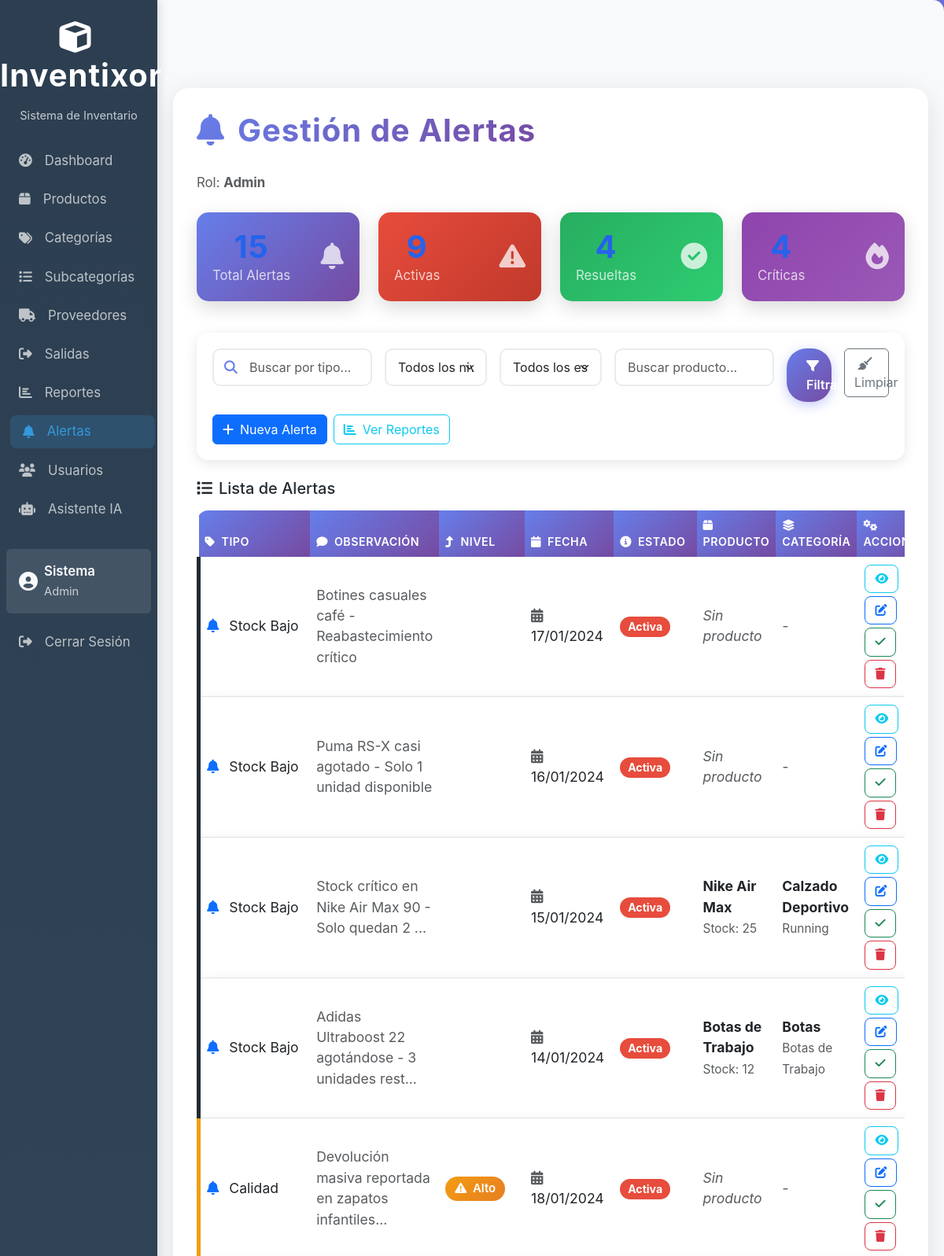
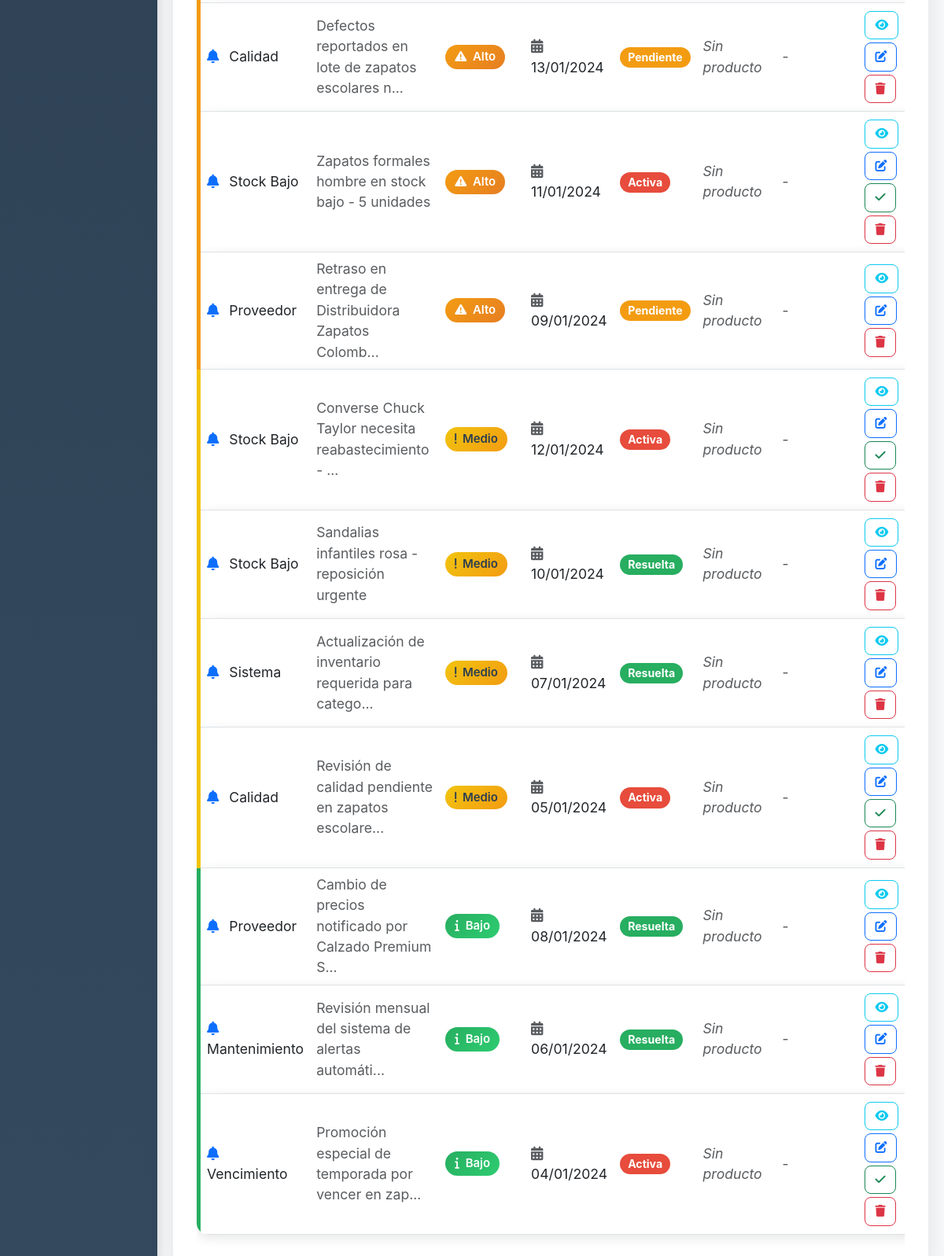
Screenshot of /alertas.php (signed in) with the database file from the repository (2 pictures, top to bottom).
### tables this page shows
CREATE TABLE Alertas (
    id_alerta INT AUTO_INCREMENT PRIMARY KEY,
    tipo_alerta VARCHAR(100) NOT NULL,
    observacion VARCHAR(255),
    nivel_alerta VARCHAR(50) DEFAULT 'media',
    fecha_generacion TIMESTAMP DEFAULT CURRENT_TIMESTAMP,
    estado VARCHAR(20) DEFAULT 'pendiente',
    id_prod INT,
    resuelto_por BIGINT NULL,
    fecha_resolucion TIMESTAMP NULL,
    FOREIGN KEY (id_prod) REFERENCES Productos(id_prod),
    FOREIGN KEY (resuelto_por) REFERENCES Users(num_doc),
    INDEX idx_estado (estado),
    INDEX idx_tipo (tipo_alerta),
    INDEX idx_fecha (fecha_generacion)
);

CREATE TABLE Productos (
    id_prod INT AUTO_INCREMENT PRIMARY KEY,
    nombre VARCHAR(100) NOT NULL,
    modelo VARCHAR(100),
    talla VARCHAR(50),
    color VARCHAR(50),
    stock INT DEFAULT 0,
    stock_minimo INT DEFAULT 10,
    precio_unitario DECIMAL(10,2) DEFAULT 0.00,
    fecha_ing DATE DEFAULT (CURDATE()),
    material VARCHAR(100),
    descripcion TEXT,
    id_subcg INT NOT NULL,
    id_nit INT NOT NULL,
    num_doc BIGINT NOT NULL,
    activo BOOLEAN DEFAULT TRUE,
    FOREIGN KEY (id_subcg) REFERENCES Subcategoria(id_subcg),
    FOREIGN KEY (id_nit) REFERENCES Proveedores(id_nit),
    FOREIGN KEY (num_doc) REFERENCES Users(num_doc),
    INDEX idx_nombre (nombre),
    INDEX idx_stock (stock),
    INDEX idx_subcategoria (id_subcg)
);

CREATE TABLE Categoria (
    id_categ INT AUTO_INCREMENT PRIMARY KEY,
    nombre VARCHAR(100) NOT NULL UNIQUE,
    descripcion VARCHAR(255),
    activo BOOLEAN DEFAULT TRUE,
    fecha_creacion TIMESTAMP DEFAULT CURRENT_TIMESTAMP
);

CREATE TABLE Subcategoria (
    id_subcg INT AUTO_INCREMENT PRIMARY KEY,
    nombre VARCHAR(100) NOT NULL,
    descripcion VARCHAR(255),
    id_categ INT NOT NULL,
    activo BOOLEAN DEFAULT TRUE,
    fecha_creacion TIMESTAMP DEFAULT CURRENT_TIMESTAMP,
    FOREIGN KEY (id_categ) REFERENCES Categoria(id_categ) ON DELETE CASCADE,
    INDEX idx_categoria (id_categ)
);

### alertas.php (the view, shortened to what the rows shown need)
<?php
require_once 'app/helpers/Database.php';
$db = new Database();
$sql = "SELECT
            a.id_alerta,
            a.tipo_alerta,
            a.observacion,
            a.nivel_alerta,
            a.fecha_generacion,
            a.estado,
            p.nombre AS producto_nombre,
            p.stock AS producto_stock,
            sc.nombre AS subcategoria_nombre,
            c.nombre AS categoria_nombre,
            prov.razon_social AS proveedor_nombre,
            u.nombres AS usuario_nombres
        FROM Alertas a
        LEFT JOIN Productos p ON a.id_prod = p.id_prod
        LEFT JOIN Subcategoria sc ON p.id_subcg = sc.id_subcg
        LEFT JOIN Categoria c ON sc.id_categ = c.id_categ
        LEFT JOIN Proveedores prov ON p.id_nit = prov.id_nit
        LEFT JOIN Users u ON p.num_doc = u.num_doc";
$params = [];
$types = '';
$sql .= " ORDER BY
    CASE a.nivel_alerta
        WHEN 'Crítico' THEN 1
        WHEN 'Alto' THEN 2
        WHEN 'Medio' THEN 3
        WHEN 'Bajo' THEN 4
        ELSE 5
    END,
    a.fecha_generacion DESC";
if (!empty($params)) {
    $stmt = $db->conn->prepare($sql);
    $stmt->bind_param($types, ...$params);
    $stmt->execute();
    $result = $stmt->get_result();
} else {
    $result = $db->conn->query($sql);
}
?>
<!DOCTYPE html>
<html lang="es">
<head>
    <link href="https://cdn.jsdelivr.net/npm/bootstrap@5.3.0/dist/css/bootstrap.min.css" rel="stylesheet">
    <link rel="stylesheet" href="https://cdnjs.cloudflare.com/ajax/libs/font-awesome/6.4.0/css/all.min.css">
    <link rel="stylesheet" href="public/css/style.css">
</head>
<body>
<div class="container-fluid p-0">
        <main class="col-md-9 col-lg-10 ms-md-auto">
            <div class="main-content fade-in">
                <div class="d-flex justify-content-between align-items-center mb-4">
                    <div>
                        <h1 class="page-title">
                            <i class="fas fa-bell me-3"></i>Gestión de Alertas
                        </h1>
                    </div>
                </div>
                <div class="table-responsive">
                    <table class="table table-hover align-middle" id="alertasTable">
                        <thead>
                            <tr>
                                <th><i class="fas fa-tag me-2"></i>Tipo</th>
                                <th><i class="fas fa-comment me-2"></i>Observación</th>
                                <th><i class="fas fa-level-up-alt me-2"></i>Nivel</th>
                                <th><i class="fas fa-calendar me-2"></i>Fecha</th>
                                <th><i class="fas fa-info-circle me-2"></i>Estado</th>
                                <th><i class="fas fa-box me-2"></i>Producto</th>
                                <th><i class="fas fa-layer-group me-2"></i>Categoría</th>
                                <th><i class="fas fa-cogs me-2"></i>Acciones</th>
                            </tr>
                        </thead>
                        <tbody>
                            <?php if ($result->num_rows > 0): ?>
                                <?php while($row = $result->fetch_assoc()):
                                    $nivel_class = strtolower($row['nivel_alerta']);
                                    $estado_class = strtolower(str_replace(' ', '', $row['estado']));
                                ?>
                                <tr class="alert-card alert-<?= $nivel_class ?>">
                                    <td>
                                        <i class="fas fa-bell me-2 text-primary"></i>
                                        <?= htmlspecialchars($row['tipo_alerta']) ?>
                                    </td>
                                    <td>
                                        <span class="text-muted" title="<?= htmlspecialchars($row['observacion']) ?>">
                                            <?= strlen($row['observacion']) > 50 ? htmlspecialchars(substr($row['observacion'], 0, 50)) . '...' : htmlspecialchars($row['observacion']) ?>
                                        </span>
                                    </td>
                                    <td>
                                        <span class="badge badge-nivel badge-<?= $nivel_class ?>">
                                            <?php
                                            switch($row['nivel_alerta']) {
                                                case 'Crítico': echo '<i class="fas fa-fire me-1"></i>'; break;
                                                case 'Alto': echo '<i class="fas fa-exclamation-triangle me-1"></i>'; break;
                                                case 'Medio': echo '<i class="fas fa-exclamation me-1"></i>'; break;
                                                case 'Bajo': echo '<i class="fas fa-info me-1"></i>'; break;
                                            }
                                            ?>
                                            <?= htmlspecialchars($row['nivel_alerta']) ?>
                                        </span>
                                    </td>
                                    <td>
                                        <i class="fas fa-calendar-alt me-2 text-muted"></i>
                                        <?= date('d/m/Y', strtotime($row['fecha_generacion'])) ?>
                                    </td>
                                    <td>
                                        <span class="badge badge-estado estado-<?= $estado_class ?>">
                                            <?= htmlspecialchars($row['estado']) ?>
                                        </span>
                                    </td>
                                    <td>
                                        <?php if ($row['producto_nombre']): ?>
                                            <div>
                                                <strong><?= htmlspecialchars($row['producto_nombre']) ?></strong>
                                                <?php if ($row['producto_stock'] !== null): ?>
                                                    <br><small class="text-muted">Stock: <?= $row['producto_stock'] ?></small>
                                                <?php endif; ?>
                                            </div>
                                        <?php else: ?>
                                            <span class="text-muted fst-italic">Sin producto</span>
                                        <?php endif; ?>
                                    </td>
                                    <td>
                                        <?php if ($row['categoria_nombre']): ?>
                                            <div>
                                                <strong><?= htmlspecialchars($row['categoria_nombre']) ?></strong>
                                                <?php if ($row['subcategoria_nombre']): ?>
                                                    <br><small class="text-muted"><?= htmlspecialchars($row['subcategoria_nombre']) ?></small>
                                                <?php endif; ?>
                                            </div>
                                        <?php else: ?>
                                            <span class="text-muted fst-italic">-</span>
                                        <?php endif; ?>
                                    </td>
                                    <td>
                                        <div class="action-buttons">
                                            <button class="btn btn-outline-info btn-sm" onclick="verDetalleAlerta(<?= $row['id_alerta'] ?>, '<?= addslashes($row['tipo_alerta']) ?>', '<?= addslashes($row['observacion']) ?>', '<?= $row['nivel_alerta'] ?>', '<?= $row['estado'] ?>', '<?= $row['fecha_generacion'] ?>', '<?= addslashes($row['producto_nombre'] ?? '') ?>')" title="Ver Detalle">
                                                <i class="fas fa-eye"></i>
                                            </button>
                                            <button class="btn btn-outline-primary btn-sm" onclick="editarAlerta(<?= $row['id_alerta'] ?>, '<?= addslashes($row['tipo_alerta']) ?>', '<?= addslashes($row['observacion']) ?>', '<?= $row['nivel_alerta'] ?>', '<?= $row['estado'] ?>', <?= $row['id_prod'] ?? 'null' ?>)" title="Editar">
                                                <i class="fas fa-edit"></i>
                                            </button>
                                            <?php if ($row['estado'] == 'Activa'): ?>
                                            <button class="btn btn-outline-success btn-sm" onclick="cambiarEstado(<?= $row['id_alerta'] ?>, 'Resuelta')" title="Resolver">
                                                <i class="fas fa-check"></i>
                                            </button>
                                            <?php endif; ?>
                                            <button class="btn btn-outline-danger btn-sm" onclick="eliminarAlerta(<?= $row['id_alerta'] ?>)" title="Eliminar">
                                                <i class="fas fa-trash"></i>
                                            </button>
                                        </div>
                                    </td>
                                </tr>
                                <?php endwhile; ?>
                            <?php endif; ?>
                        </tbody>
                    </table>
                </div>
            </div>
        </main>
    </div>
</body>
</html>

### rows the page displays
alertas: tipo_alerta "Stock Bajo", observacion "Botines casuales café - Reabastecimiento crítico", nivel_alerta "Crítico" (drawn), fecha_generacion "17/01/2024", estado "Activa", shows "Sin producto"
alertas: tipo_alerta "Stock Bajo", observacion "Puma RS-X casi agotado - Solo 1 unidad disponible", nivel_alerta "Crítico" (drawn), fecha_generacion "16/01/2024", estado "Activa", shows "Sin producto"
alertas: tipo_alerta "Stock Bajo", observacion "Stock crítico en Nike Air Max 90 - Solo quedan 2", nivel_alerta "Crítico" (drawn), fecha_generacion "15/01/2024", estado "Activa", id_prod.nombre "Nike Air Max", id_prod.stock "25", categoria.nombre "Calzado Deportivo", subcategoria.nombre "Running"
alertas: tipo_alerta "Stock Bajo", observacion "Adidas Ultraboost 22 agotándose - 3 unidades rest", nivel_alerta "Crítico" (drawn), fecha_generacion "14/01/2024", estado "Activa", id_prod.nombre "Botas de Trabajo", id_prod.stock "12", categoria.nombre "Botas", subcategoria.nombre "Botas de Trabajo"
alertas: tipo_alerta "Calidad", observacion "Devolución masiva reportada en zapatos infantiles", nivel_alerta "Alto", fecha_generacion "18/01/2024", estado "Activa", shows "Sin producto"
alertas: tipo_alerta "Calidad", observacion "Defectos reportados en lote de zapatos escolares n", nivel_alerta "Alto", fecha_generacion "13/01/2024", estado "Pendiente", shows "Sin producto"
alertas: tipo_alerta "Stock Bajo", observacion "Zapatos formales hombre en stock bajo - 5 unidades", nivel_alerta "Alto", fecha_generacion "11/01/2024", estado "Activa", shows "Sin producto"
alertas: tipo_alerta "Proveedor", observacion "Retraso en entrega de Distribuidora Zapatos Colomb", nivel_alerta "Alto", fecha_generacion "09/01/2024", estado "Pendiente", shows "Sin producto"
alertas: tipo_alerta "Stock Bajo", observacion "Converse Chuck Taylor necesita reabastecimiento -", nivel_alerta "Medio", fecha_generacion "12/01/2024", estado "Activa", shows "Sin producto"
alertas: tipo_alerta "Stock Bajo", observacion "Sandalias infantiles rosa - reposición urgente", nivel_alerta "Medio", fecha_generacion "10/01/2024", estado "Resuelta", shows "Sin producto"
alertas: tipo_alerta "Sistema", observacion "Actualización de inventario requerida para catego", nivel_alerta "Medio", fecha_generacion "07/01/2024", estado "Resuelta", shows "Sin producto"
alertas: tipo_alerta "Calidad", observacion "Revisión de calidad pendiente en zapatos escolare", nivel_alerta "Medio", fecha_generacion "05/01/2024", estado "Activa", shows "Sin producto"
alertas: tipo_alerta "Proveedor", observacion "Cambio de precios notificado por Calzado Premium S", nivel_alerta "Bajo", fecha_generacion "08/01/2024", estado "Resuelta", shows "Sin producto"
alertas: tipo_alerta "Mantenimiento", observacion "Revisión mensual del sistema de alertas automáti", nivel_alerta "Bajo", fecha_generacion "06/01/2024", estado "Resuelta", shows "Sin producto"
alertas: tipo_alerta "Vencimiento", observacion "Promoción especial de temporada por vencer en zap", nivel_alerta "Bajo", fecha_generacion "04/01/2024", estado "Activa", shows "Sin producto"

### other values shown
$_SESSION['user']['nombres'] "Sistema"
$_SESSION['rol'] "Admin"
$stats['total'] "15"
$stats['activas'] "9"
$stats['resueltas'] "4"
